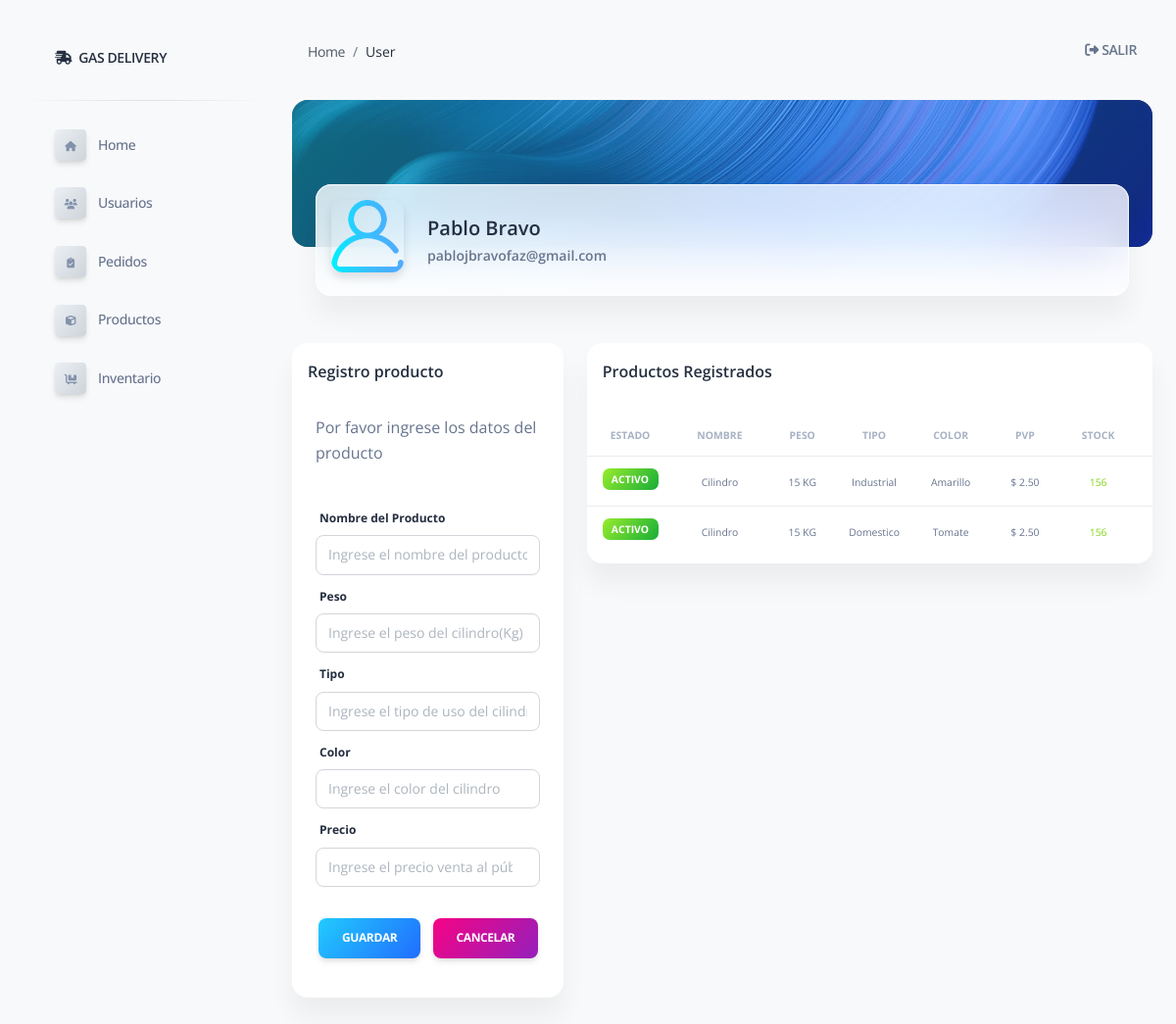
The app's page /user/gestion_prod (signed in), older data.
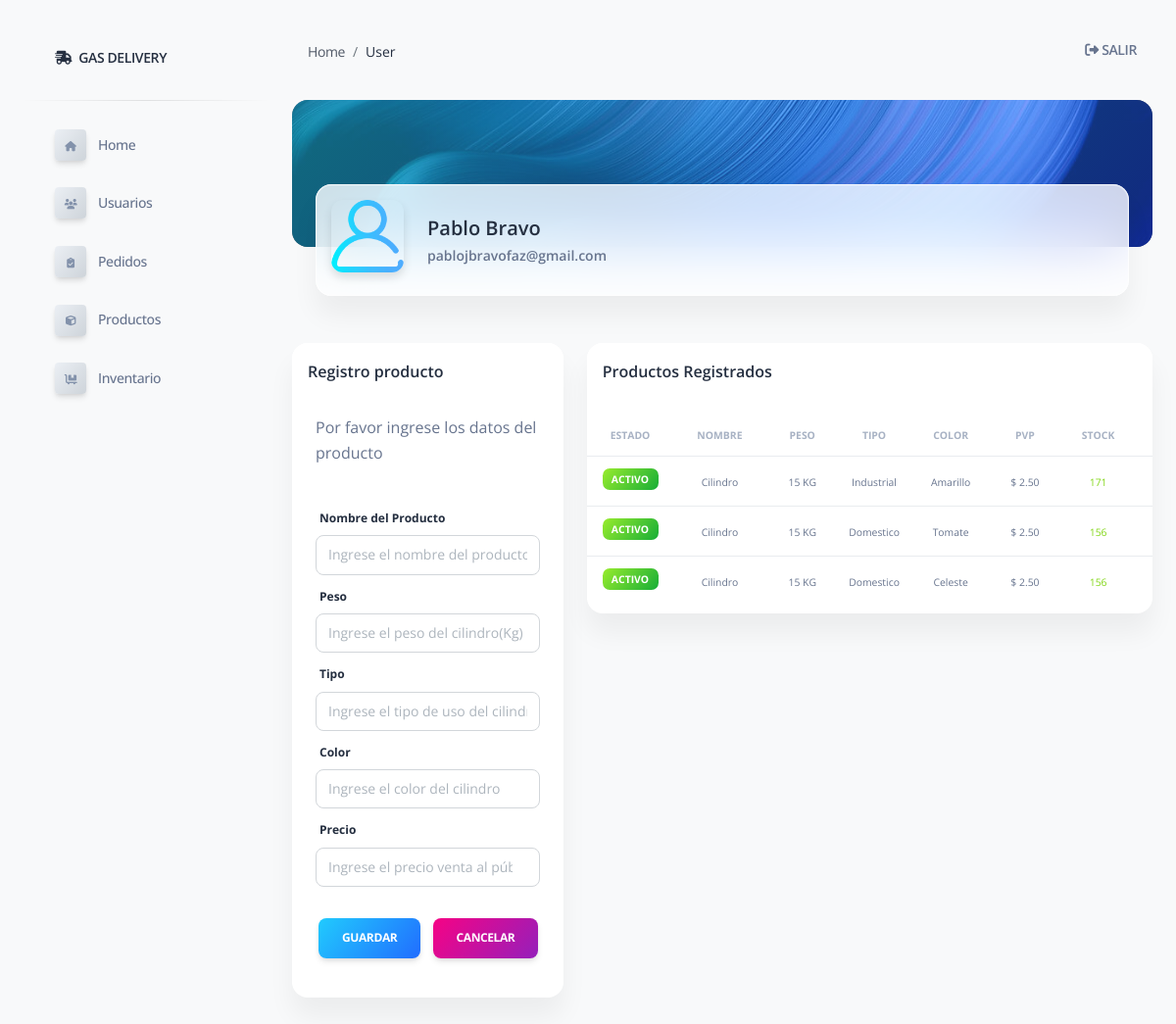
The same page, newer data.
### gasbravo/models.py (models this page shows)
class Producto (models.Model):
    nombre_prod = models.CharField(max_length=30)
    peso = models.CharField(max_length=2)
    tipo = models.CharField(max_length=25)
    color = models.CharField(max_length=25, null=True)
    precio_venta = models.DecimalField(
        max_digits=5, decimal_places=2, default=0.00, null=True)
    cantidad_stock = models.IntegerField(default=0)
    estado = models.BooleanField(default=True)
    created_at = models.DateField(auto_now_add=True)
    updated_at = models.DateField(auto_now=True)
    objects = ProductoManager()

### gasbravo/views.py (the view)
# urls.py: path('user/gestion_prod',views.gest_prod),
def gest_prod(request):
    if 'logged_user' not in request.session:
        messages.error(request, "Please register or please log in first")
        return redirect('/')
    context = {
        'logged_user' : User.objects.get(id=request.session['logged_user']),
        'all_prod' : Producto.objects.all(),
    }
    return render(request, 'crearprod.html', context)

### gasbravo/templates/crearprod.html (shortened to what the changed rows need)
{% extends 'layouts/base.html' %} {% block title %} Gestion Productos {% endblock title %}
{% block stylesheets %}{% endblock stylesheets %} {% block content %}
<div class="container-fluid py-4">
    <div class="row my-4">
        <div class="col-lg-8 col-md-6">
            <div class="card mb-2">
                <div class="card-body px-0 pb-2">
                    <div class="table-responsive">
                        <table class="table align-items-center mb-0">
                            <thead>
                                <tr>
                                    <th class="text-center text-uppercase text-secondary text-xxs font-weight-bolder opacity-7">Estado</th>
                                    <th class="text-center text-uppercase text-secondary text-xxs font-weight-bolder opacity-7">Nombre</th>
                                    <th class="text-center text-uppercase text-secondary text-xxs font-weight-bolder opacity-7">Peso</th>
                                    <th class="text-center text-uppercase text-secondary text-xxs font-weight-bolder opacity-7">Tipo</th>
                                    <th class="text-center text-uppercase text-secondary text-xxs font-weight-bolder opacity-7">Color</th>
                                    <th class="text-center text-uppercase text-secondary text-xxs font-weight-bolder opacity-7">PVP</th>
                                    <th class="text-center text-uppercase text-secondary text-xxs font-weight-bolder opacity-7">Stock</th>
                                    <th class="text-center text-uppercase text-secondary text-xxs font-weight-bolder opacity-7">Acción</th>
                                </tr>
                            </thead>
                            <tbody>
                                {% for prod in all_prod%}
                                <tr>
                                    <td class="align-middle text-center text-xxs">
                                        {% if prod.estado == 1 %}
                                        <h6><span class="badge bg-gradient-success text-xxs">Activo</span></h6>
                                        {% else %}
                                        <h6><span class="badge bg-gradient-danger text-xxs">Eliminado</span></h6>
                                        {% endif %}
                                    </td>
                                    <td class="align-middle text-center text-sm">
                                        <span class="text-xxs ">{{prod.nombre_prod}}</span>
                                    </td>
                                    <td class="align-middle text-center text-sm">
                                        <span class="text-xxs"> {{prod.peso}} </span>
                                    </td>
                                    <td class="align-middle text-center text-sm">
                                        <span class="text-xxs">{{prod.tipo}} </span>
                                    </td>
                                    <td class="align-middle text-center text-sm">
                                        <span class="text-xxs ">{{prod.color}}</span>
                                    </td>
                                    <td class="align-middle text-center text-sm">
                                        <span class="text-xxs ">$ {{prod.precio_venta}}</span>
                                    </td>
                                    <td class="align-middle text-center text-sm">
                                        {% if prod.cantidad_stock == 0%}
                                        <span class="text-xxs text-danger">{{prod.cantidad_stock}}</span> {% else %}
                                        <span class="text-xxs text-success">{{prod.cantidad_stock}}</span> {% endif %}
                                    </td>
                                    {% if prod.estado == 1 %}
                                    <td class="align-left text-center text-xxs">
                                        <div class="dropdown float-lg-begin pe-4">
                                        </div>
                                    </td>
                                    {% endif %}
                                </tr>
                                {% endfor %}
                            </tbody>
                        </table>
                    </div>
                </div>
            </div>
        </div>
    </div>
</div>
{% endblock content %}

Row changes from the older to the newer data that the page shows:
changed Producto "Industrial": cantidad_stock "156" → "171"
added Producto: estado "ACTIVO", nombre_prod "Cilindro", peso "15 KG", tipo "Domestico", color "Celeste", precio_venta "2.50", cantidad_stock "156"
